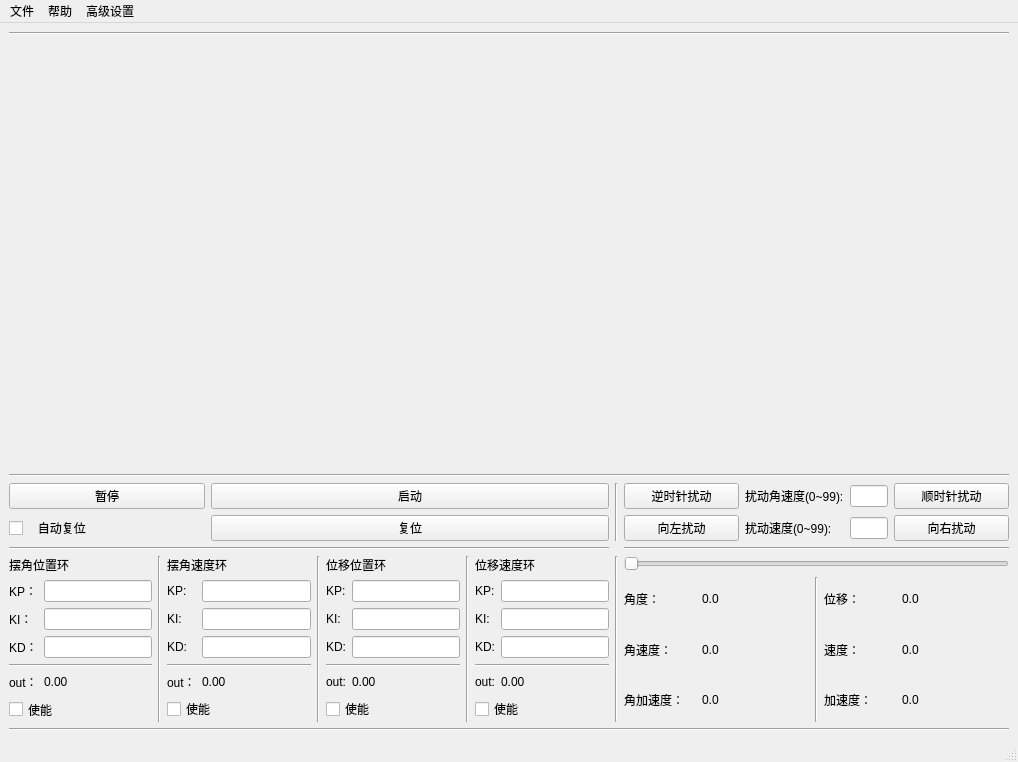
<?xml version="1.0" encoding="UTF-8"?>
<ui version="4.0">
 <class>MainWindow</class>
 <widget class="QMainWindow" name="MainWindow">
  <property name="geometry">
   <rect>
    <x>0</x>
    <y>0</y>
    <width>1018</width>
    <height>762</height>
   </rect>
  </property>
  <property name="sizePolicy">
   <sizepolicy hsizetype="Expanding" vsizetype="Expanding">
    <horstretch>0</horstretch>
    <verstretch>0</verstretch>
   </sizepolicy>
  </property>
  <property name="minimumSize">
   <size>
    <width>0</width>
    <height>680</height>
   </size>
  </property>
  <property name="windowTitle">
   <string>MainWindow</string>
  </property>
  <widget class="QWidget" name="centralwidget">
   <layout class="QGridLayout" name="gridLayout_5" rowstretch="0,0,0,0,0,0,0,0,0" columnstretch="1,0,0,0">
    <property name="sizeConstraint">
     <enum>QLayout::SetDefaultConstraint</enum>
    </property>
    <item row="6" column="0">
     <layout class="QGridLayout" name="gridLayout_PID">
      <property name="sizeConstraint">
       <enum>QLayout::SetMinimumSize</enum>
      </property>
      <item row="0" column="6" rowspan="10">
       <widget class="Line" name="line_8">
        <property name="orientation">
         <enum>Qt::Vertical</enum>
        </property>
       </widget>
      </item>
      <item row="2" column="12">
       <widget class="QLineEdit" name="in_KP_DispSpd">
        <property name="sizePolicy">
         <sizepolicy hsizetype="Expanding" vsizetype="Fixed">
          <horstretch>0</horstretch>
          <verstretch>0</verstretch>
         </sizepolicy>
        </property>
        <property name="minimumSize">
         <size>
          <width>0</width>
          <height>0</height>
         </size>
        </property>
       </widget>
      </item>
      <item row="2" column="7" colspan="2">
       <widget class="QLabel" name="KP_DispPos">
        <property name="text">
         <string>KP:</string>
        </property>
       </widget>
      </item>
      <item row="5" column="3" colspan="3">
       <widget class="Line" name="line_10">
        <property name="orientation">
         <enum>Qt::Horizontal</enum>
        </property>
       </widget>
      </item>
      <item row="4" column="7" colspan="2">
       <widget class="QLabel" name="KD_DispPos">
        <property name="text">
         <string>KD:</string>
        </property>
       </widget>
      </item>
      <item row="6" column="1">
       <widget class="QLabel" name="outData_AngPos">
        <property name="text">
         <string>0.00</string>
        </property>
       </widget>
      </item>
      <item row="2" column="5">
       <widget class="QLineEdit" name="in_KP_AngSpd">
        <property name="sizePolicy">
         <sizepolicy hsizetype="Expanding" vsizetype="Fixed">
          <horstretch>0</horstretch>
          <verstretch>0</verstretch>
         </sizepolicy>
        </property>
       </widget>
      </item>
      <item row="4" column="11">
       <widget class="QLabel" name="KD_DispSpd">
        <property name="text">
         <string>KD:</string>
        </property>
       </widget>
      </item>
      <item row="6" column="5">
       <widget class="QLabel" name="outDat_AngSpd">
        <property name="text">
         <string>0.00</string>
        </property>
       </widget>
      </item>
      <item row="6" column="12">
       <widget class="QLabel" name="outData_DispSpd">
        <property name="text">
         <string>0.00</string>
        </property>
       </widget>
      </item>
      <item row="4" column="9">
       <widget class="QLineEdit" name="in_KD_DispPos"/>
      </item>
      <item row="3" column="1">
       <widget class="QLineEdit" name="in_KI_AngPos">
        <property name="minimumSize">
         <size>
          <width>0</width>
          <height>0</height>
         </size>
        </property>
       </widget>
      </item>
      <item row="2" column="11">
       <widget class="QLabel" name="KP_DispSpd">
        <property name="text">
         <string>KP:</string>
        </property>
       </widget>
      </item>
      <item row="6" column="3" colspan="2">
       <widget class="QLabel" name="out_AngSpd">
        <property name="text">
         <string>out：</string>
        </property>
       </widget>
      </item>
      <item row="0" column="11" rowspan="2" colspan="2">
       <widget class="QLabel" name="label_DispSpe">
        <property name="text">
         <string>位移速度环</string>
        </property>
       </widget>
      </item>
      <item row="3" column="12">
       <widget class="QLineEdit" name="in_KI_DispSpd">
        <property name="sizePolicy">
         <sizepolicy hsizetype="Expanding" vsizetype="Fixed">
          <horstretch>0</horstretch>
          <verstretch>0</verstretch>
         </sizepolicy>
        </property>
        <property name="minimumSize">
         <size>
          <width>0</width>
          <height>0</height>
         </size>
        </property>
       </widget>
      </item>
      <item row="6" column="11">
       <widget class="QLabel" name="out_DispSpd">
        <property name="text">
         <string>out:</string>
        </property>
       </widget>
      </item>
      <item row="0" column="0" rowspan="2" colspan="2">
       <widget class="QLabel" name="label_AngPos">
        <property name="minimumSize">
         <size>
          <width>0</width>
          <height>0</height>
         </size>
        </property>
        <property name="text">
         <string>摆角位置环</string>
        </property>
       </widget>
      </item>
      <item row="3" column="11">
       <widget class="QLabel" name="KI_DispSpd">
        <property name="text">
         <string>KI:</string>
        </property>
       </widget>
      </item>
      <item row="4" column="1">
       <widget class="QLineEdit" name="in_KD_AngPos">
        <property name="minimumSize">
         <size>
          <width>0</width>
          <height>0</height>
         </size>
        </property>
       </widget>
      </item>
      <item row="4" column="12">
       <widget class="QLineEdit" name="in_KD_DispSpd">
        <property name="sizePolicy">
         <sizepolicy hsizetype="Expanding" vsizetype="Fixed">
          <horstretch>0</horstretch>
          <verstretch>0</verstretch>
         </sizepolicy>
        </property>
        <property name="minimumSize">
         <size>
          <width>0</width>
          <height>0</height>
         </size>
        </property>
       </widget>
      </item>
      <item row="0" column="7" rowspan="2" colspan="3">
       <widget class="QLabel" name="label_DispPos">
        <property name="text">
         <string>位移位置环</string>
        </property>
       </widget>
      </item>
      <item row="2" column="9">
       <widget class="QLineEdit" name="in_KP_DispPos"/>
      </item>
      <item row="6" column="7" colspan="2">
       <widget class="QLabel" name="out_DispPos">
        <property name="text">
         <string>out:</string>
        </property>
       </widget>
      </item>
      <item row="7" column="7" rowspan="3" colspan="3">
       <widget class="QCheckBox" name="EnableBox_DispPos">
        <property name="minimumSize">
         <size>
          <width>0</width>
          <height>0</height>
         </size>
        </property>
        <property name="text">
         <string>使能</string>
        </property>
       </widget>
      </item>
      <item row="0" column="2" rowspan="10">
       <widget class="Line" name="line_7">
        <property name="orientation">
         <enum>Qt::Vertical</enum>
        </property>
       </widget>
      </item>
      <item row="0" column="10" rowspan="10">
       <widget class="Line" name="line_9">
        <property name="orientation">
         <enum>Qt::Vertical</enum>
        </property>
       </widget>
      </item>
      <item row="7" column="0" rowspan="3" colspan="2">
       <widget class="QCheckBox" name="EnableBox_AnglePos">
        <property name="minimumSize">
         <size>
          <width>0</width>
          <height>25</height>
         </size>
        </property>
        <property name="text">
         <string>使能</string>
        </property>
       </widget>
      </item>
      <item row="3" column="0">
       <widget class="QLabel" name="KI_AnglePos">
        <property name="minimumSize">
         <size>
          <width>0</width>
          <height>0</height>
         </size>
        </property>
        <property name="text">
         <string>KI：</string>
        </property>
       </widget>
      </item>
      <item row="2" column="3" colspan="2">
       <widget class="QLabel" name="KP_AngleSpd">
        <property name="text">
         <string>KP:</string>
        </property>
       </widget>
      </item>
      <item row="7" column="11" rowspan="3" colspan="2">
       <widget class="QCheckBox" name="EnableBox_DispSpd">
        <property name="text">
         <string>使能</string>
        </property>
       </widget>
      </item>
      <item row="3" column="3" colspan="2">
       <widget class="QLabel" name="KI_AngleSpd">
        <property name="text">
         <string>KI:</string>
        </property>
       </widget>
      </item>
      <item row="3" column="7" colspan="2">
       <widget class="QLabel" name="KI_DispPos">
        <property name="text">
         <string>KI:</string>
        </property>
       </widget>
      </item>
      <item row="4" column="5">
       <widget class="QLineEdit" name="in_KD_AngSpd"/>
      </item>
      <item row="6" column="0">
       <widget class="QLabel" name="out_AngPos">
        <property name="text">
         <string>out：</string>
        </property>
       </widget>
      </item>
      <item row="3" column="9">
       <widget class="QLineEdit" name="in_KI_DispPos"/>
      </item>
      <item row="5" column="0" colspan="2">
       <widget class="Line" name="line">
        <property name="orientation">
         <enum>Qt::Horizontal</enum>
        </property>
       </widget>
      </item>
      <item row="3" column="5">
       <widget class="QLineEdit" name="in_KI_AngSpd"/>
      </item>
      <item row="4" column="3" colspan="2">
       <widget class="QLabel" name="KD_AngleSpd">
        <property name="text">
         <string>KD:</string>
        </property>
       </widget>
      </item>
      <item row="7" column="3" rowspan="3" colspan="3">
       <widget class="QCheckBox" name="EnableBox_AngleSpd">
        <property name="text">
         <string>使能</string>
        </property>
       </widget>
      </item>
      <item row="4" column="0">
       <widget class="QLabel" name="KD_AnglePos">
        <property name="minimumSize">
         <size>
          <width>0</width>
          <height>0</height>
         </size>
        </property>
        <property name="text">
         <string>KD：</string>
        </property>
       </widget>
      </item>
      <item row="2" column="1">
       <widget class="QLineEdit" name="in_KP_AngPos">
        <property name="sizePolicy">
         <sizepolicy hsizetype="Expanding" vsizetype="Fixed">
          <horstretch>0</horstretch>
          <verstretch>0</verstretch>
         </sizepolicy>
        </property>
        <property name="minimumSize">
         <size>
          <width>0</width>
          <height>0</height>
         </size>
        </property>
       </widget>
      </item>
      <item row="2" column="0">
       <widget class="QLabel" name="KP_AnglePos">
        <property name="minimumSize">
         <size>
          <width>0</width>
          <height>0</height>
         </size>
        </property>
        <property name="text">
         <string>KP：</string>
        </property>
       </widget>
      </item>
      <item row="6" column="9">
       <widget class="QLabel" name="outData_DispPos">
        <property name="text">
         <string>0.00</string>
        </property>
       </widget>
      </item>
      <item row="5" column="7" colspan="3">
       <widget class="Line" name="line_12">
        <property name="orientation">
         <enum>Qt::Horizontal</enum>
        </property>
       </widget>
      </item>
      <item row="5" column="11" colspan="2">
       <widget class="Line" name="line_13">
        <property name="orientation">
         <enum>Qt::Horizontal</enum>
        </property>
       </widget>
      </item>
      <item row="0" column="3" rowspan="2" colspan="3">
       <widget class="QLabel" name="label_AngSpd">
        <property name="text">
         <string>摆角速度环</string>
        </property>
       </widget>
      </item>
     </layout>
    </item>
    <item row="1" column="0" colspan="4">
     <widget class="QWidget" name="widget" native="true">
      <property name="sizePolicy">
       <sizepolicy hsizetype="Expanding" vsizetype="Expanding">
        <horstretch>0</horstretch>
        <verstretch>0</verstretch>
       </sizepolicy>
      </property>
      <property name="minimumSize">
       <size>
        <width>0</width>
        <height>250</height>
       </size>
      </property>
      <property name="accessibleDescription">
       <string notr="true"/>
      </property>
     </widget>
    </item>
    <item row="5" column="2" colspan="2">
     <widget class="Line" name="line_2">
      <property name="orientation">
       <enum>Qt::Horizontal</enum>
      </property>
     </widget>
    </item>
    <item row="8" column="0" colspan="4">
     <widget class="Line" name="line_6">
      <property name="orientation">
       <enum>Qt::Horizontal</enum>
      </property>
     </widget>
    </item>
    <item row="6" column="2" colspan="2">
     <layout class="QGridLayout" name="gridLayout_Info" rowstretch="0,0,0,0,0" columnstretch="2,3,0,2,3">
      <property name="sizeConstraint">
       <enum>QLayout::SetMinimumSize</enum>
      </property>
      <item row="2" column="1">
       <widget class="QLabel" name="InfoData_ang">
        <property name="text">
         <string>0.0</string>
        </property>
       </widget>
      </item>
      <item row="2" column="3">
       <widget class="QLabel" name="InfoLabel_x">
        <property name="text">
         <string>位移：</string>
        </property>
       </widget>
      </item>
      <item row="4" column="3">
       <widget class="QLabel" name="InfoLabel_a">
        <property name="text">
         <string>加速度：</string>
        </property>
       </widget>
      </item>
      <item row="2" column="2" rowspan="3">
       <widget class="Line" name="line_0">
        <property name="orientation">
         <enum>Qt::Vertical</enum>
        </property>
       </widget>
      </item>
      <item row="2" column="0">
       <widget class="QLabel" name="InfoLabel_ang">
        <property name="text">
         <string>角度：</string>
        </property>
       </widget>
      </item>
      <item row="3" column="3">
       <widget class="QLabel" name="InfoLabel_v">
        <property name="text">
         <string>速度：</string>
        </property>
       </widget>
      </item>
      <item row="3" column="0">
       <widget class="QLabel" name="InfoLabel_A">
        <property name="text">
         <string>角速度：</string>
        </property>
       </widget>
      </item>
      <item row="4" column="0">
       <widget class="QLabel" name="InfoLabel_w">
        <property name="text">
         <string>角加速度：</string>
        </property>
       </widget>
      </item>
      <item row="2" column="4">
       <widget class="QLabel" name="InfoData_x">
        <property name="text">
         <string>0.0</string>
        </property>
       </widget>
      </item>
      <item row="3" column="1">
       <widget class="QLabel" name="InfoData_w">
        <property name="text">
         <string>0.0</string>
        </property>
       </widget>
      </item>
      <item row="3" column="4">
       <widget class="QLabel" name="InfoData_v">
        <property name="text">
         <string>0.0</string>
        </property>
       </widget>
      </item>
      <item row="4" column="1">
       <widget class="QLabel" name="InfoData_A">
        <property name="text">
         <string>0.0</string>
        </property>
       </widget>
      </item>
      <item row="4" column="4">
       <widget class="QLabel" name="InfoData_a">
        <property name="text">
         <string>0.0</string>
        </property>
       </widget>
      </item>
      <item row="1" column="0" colspan="5">
       <widget class="QSlider" name="angleSetter">
        <property name="enabled">
         <bool>true</bool>
        </property>
        <property name="orientation">
         <enum>Qt::Horizontal</enum>
        </property>
       </widget>
      </item>
     </layout>
    </item>
    <item row="5" column="0">
     <widget class="Line" name="line_1">
      <property name="orientation">
       <enum>Qt::Horizontal</enum>
      </property>
     </widget>
    </item>
    <item row="6" column="1">
     <widget class="Line" name="line_5">
      <property name="orientation">
       <enum>Qt::Vertical</enum>
      </property>
     </widget>
    </item>
    <item row="2" column="0" colspan="4">
     <widget class="Line" name="line_3">
      <property name="sizePolicy">
       <sizepolicy hsizetype="Preferred" vsizetype="Fixed">
        <horstretch>0</horstretch>
        <verstretch>0</verstretch>
       </sizepolicy>
      </property>
      <property name="tabletTracking">
       <bool>false</bool>
      </property>
      <property name="accessibleDescription">
       <string notr="true"/>
      </property>
      <property name="orientation">
       <enum>Qt::Horizontal</enum>
      </property>
     </widget>
    </item>
    <item row="4" column="1" colspan="2">
     <widget class="Line" name="line_4">
      <property name="orientation">
       <enum>Qt::Vertical</enum>
      </property>
     </widget>
    </item>
    <item row="0" column="0" colspan="4">
     <widget class="Line" name="line_11">
      <property name="orientation">
       <enum>Qt::Horizontal</enum>
      </property>
     </widget>
    </item>
    <item row="4" column="2" colspan="2">
     <layout class="QGridLayout" name="gridLayout_Stri" columnstretch="3,2,1,3">
      <property name="sizeConstraint">
       <enum>QLayout::SetMinimumSize</enum>
      </property>
      <item row="0" column="2">
       <widget class="QLineEdit" name="in_Stir_w">
        <property name="sizePolicy">
         <sizepolicy hsizetype="Maximum" vsizetype="Fixed">
          <horstretch>0</horstretch>
          <verstretch>0</verstretch>
         </sizepolicy>
        </property>
        <property name="minimumSize">
         <size>
          <width>0</width>
          <height>0</height>
         </size>
        </property>
       </widget>
      </item>
      <item row="1" column="1">
       <widget class="QLabel" name="stirLabel_v">
        <property name="text">
         <string>扰动速度(0~99):</string>
        </property>
       </widget>
      </item>
      <item row="0" column="0">
       <widget class="QPushButton" name="pushButton_StirCCW">
        <property name="minimumSize">
         <size>
          <width>0</width>
          <height>25</height>
         </size>
        </property>
        <property name="text">
         <string>逆时针扰动</string>
        </property>
       </widget>
      </item>
      <item row="1" column="2">
       <widget class="QLineEdit" name="in_Stir_v">
        <property name="sizePolicy">
         <sizepolicy hsizetype="Preferred" vsizetype="Fixed">
          <horstretch>0</horstretch>
          <verstretch>0</verstretch>
         </sizepolicy>
        </property>
       </widget>
      </item>
      <item row="0" column="1">
       <widget class="QLabel" name="stirLabel_w">
        <property name="text">
         <string>扰动角速度(0~99):</string>
        </property>
       </widget>
      </item>
      <item row="0" column="3">
       <widget class="QPushButton" name="pushButton_StirCW">
        <property name="minimumSize">
         <size>
          <width>0</width>
          <height>25</height>
         </size>
        </property>
        <property name="text">
         <string>顺时针扰动</string>
        </property>
       </widget>
      </item>
      <item row="1" column="0">
       <widget class="QPushButton" name="pushButton_StirL">
        <property name="minimumSize">
         <size>
          <width>0</width>
          <height>25</height>
         </size>
        </property>
        <property name="text">
         <string>向左扰动</string>
        </property>
       </widget>
      </item>
      <item row="1" column="3">
       <widget class="QPushButton" name="pushButton_StirR">
        <property name="minimumSize">
         <size>
          <width>0</width>
          <height>25</height>
         </size>
        </property>
        <property name="text">
         <string>向右扰动</string>
        </property>
       </widget>
      </item>
     </layout>
    </item>
    <item row="4" column="0">
     <layout class="QGridLayout" name="gridLayout_Ctrl" rowstretch="0,0,0">
      <property name="sizeConstraint">
       <enum>QLayout::SetMinimumSize</enum>
      </property>
      <item row="0" column="0">
       <widget class="QPushButton" name="pushButton_Pause">
        <property name="sizePolicy">
         <sizepolicy hsizetype="Minimum" vsizetype="Fixed">
          <horstretch>0</horstretch>
          <verstretch>0</verstretch>
         </sizepolicy>
        </property>
        <property name="minimumSize">
         <size>
          <width>0</width>
          <height>25</height>
         </size>
        </property>
        <property name="text">
         <string>暂停</string>
        </property>
       </widget>
      </item>
      <item row="0" column="1" colspan="2">
       <widget class="QPushButton" name="pushButton_Start">
        <property name="minimumSize">
         <size>
          <width>0</width>
          <height>25</height>
         </size>
        </property>
        <property name="text">
         <string>启动</string>
        </property>
       </widget>
      </item>
      <item row="2" column="1" colspan="2">
       <widget class="QPushButton" name="pushButton_Reset">
        <property name="minimumSize">
         <size>
          <width>0</width>
          <height>25</height>
         </size>
        </property>
        <property name="text">
         <string>复位</string>
        </property>
       </widget>
      </item>
      <item row="2" column="0">
       <widget class="QCheckBox" name="checkBox_autoReset">
        <property name="text">
         <string>   自动复位</string>
        </property>
       </widget>
      </item>
     </layout>
    </item>
   </layout>
  </widget>
  <widget class="QStatusBar" name="statusbar"/>
  <widget class="QMenuBar" name="menubar">
   <property name="geometry">
    <rect>
     <x>0</x>
     <y>0</y>
     <width>1018</width>
     <height>26</height>
    </rect>
   </property>
   <widget class="QMenu" name="menu_help">
    <property name="title">
     <string>帮助</string>
    </property>
    <addaction name="action_help"/>
    <addaction name="action_me"/>
   </widget>
   <widget class="QMenu" name="menu_future">
    <property name="title">
     <string>高级设置</string>
    </property>
    <addaction name="action_future"/>
   </widget>
   <widget class="QMenu" name="menu_file">
    <property name="title">
     <string>文件</string>
    </property>
    <addaction name="action_file"/>
   </widget>
   <addaction name="menu_file"/>
   <addaction name="menu_help"/>
   <addaction name="menu_future"/>
  </widget>
  <action name="action_load">
   <property name="text">
    <string>文件选择器</string>
   </property>
  </action>
  <action name="action_2">
   <property name="text">
    <string>保存</string>
   </property>
  </action>
  <action name="action_file">
   <property name="text">
    <string>文件选择器</string>
   </property>
  </action>
  <action name="action_help">
   <property name="text">
    <string>使用说明</string>
   </property>
  </action>
  <action name="action_me">
   <property name="text">
    <string>作者</string>
   </property>
  </action>
  <action name="action_future">
   <property name="text">
    <string>待开发</string>
   </property>
  </action>
 </widget>
 <resources/>
 <connections/>
</ui>
